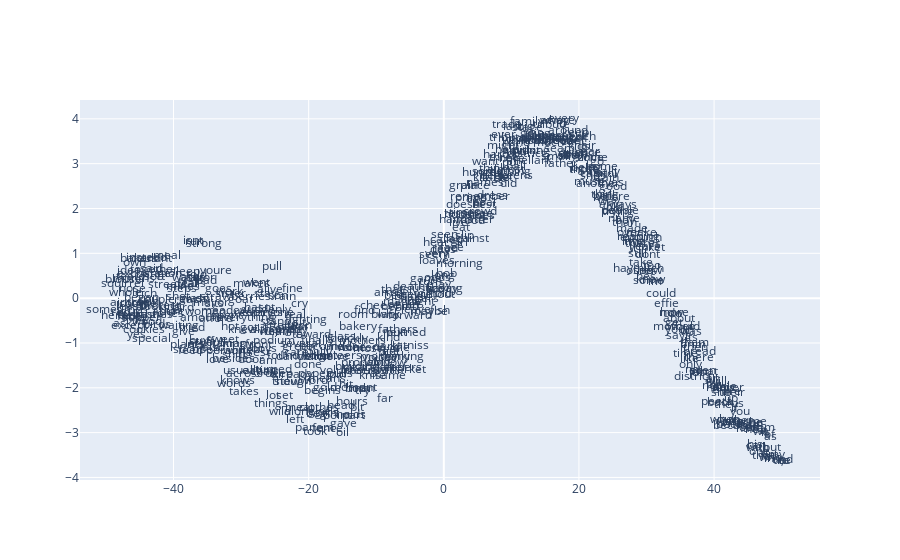

The code cell stored with this chart in its notebook:
### Code cell
def plot_with_plotly(x_vals, y_vals, labels, plot_in_notebook=True):
    from plotly.offline import init_notebook_mode, iplot, plot
    import plotly.graph_objs as go

    trace = go.Scatter(x=x_vals, y=y_vals, mode='text', text=labels)
    data = [trace]

    if plot_in_notebook:
        init_notebook_mode(connected=True)
        iplot(data, filename='word-embedding-plot')
    else:
        plot(data, filename='word-embedding-plot.html')


def plot_with_matplotlib(x_vals, y_vals, labels):
    import matplotlib.pyplot as plt
    import random

    random.seed(0)

    plt.figure(figsize=(12, 12))
    plt.scatter(x_vals, y_vals)

    #
    # Label randomly subsampled 25 data points
    #
    indices = list(range(len(labels)))
    selected_indices = random.sample(indices, 25)
    for i in selected_indices:
        plt.annotate(labels[i], (x_vals[i], y_vals[i]))

try:
    get_ipython()
except Exception:
    plot_function = plot_with_matplotlib
else:
    plot_function = plot_with_plotly

plot_function(x_vals, y_vals, labels)

### Figure 1 — Plotly figure (JSON) as saved in the notebook; plotly's stock layout.template omitted (floating-point values rounded to 4 significant figures; data arrays with more than 128 entries replaced by an {"elided": "..."} marker saying what was removed)
{"data": [{"mode": "text", "text": {"elided": "496 str values"}, "x": {"elided": "496 float values"}, "y": {"elided": "496 float values"}, "type": "scatter"}], "layout": {}}
